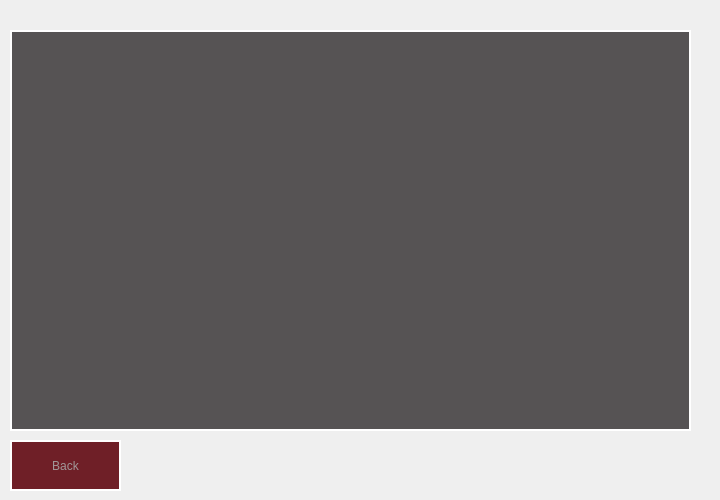
<?xml version="1.0" encoding="UTF-8"?>
<ui version="4.0">
 <class>BookList</class>
 <widget class="QDialog" name="BookList">
  <property name="geometry">
   <rect>
    <x>0</x>
    <y>0</y>
    <width>720</width>
    <height>500</height>
   </rect>
  </property>
  <property name="maximumSize">
   <size>
    <width>720</width>
    <height>500</height>
   </size>
  </property>
  <property name="windowTitle">
   <string>Dialog</string>
  </property>
  <widget class="QPushButton" name="backButton">
   <property name="geometry">
    <rect>
     <x>10</x>
     <y>440</y>
     <width>111</width>
     <height>51</height>
    </rect>
   </property>
   <property name="styleSheet">
    <string notr="true">
QPushButton {
background-color:#6f1f27;
color: #a19798;
font: 28pt &quot;Arial&quot;;
border:2px solid #FFFFFF;
}

QPushButton:hover {
    background-color: #520a11;
}</string>
   </property>
   <property name="text">
    <string>Back</string>
   </property>
  </widget>
  <widget class="QListWidget" name="bookList">
   <property name="geometry">
    <rect>
     <x>10</x>
     <y>30</y>
     <width>681</width>
     <height>401</height>
    </rect>
   </property>
   <property name="styleSheet">
    <string notr="true">
background-color:#565354;
color: #a19798;
font: 28pt &quot;Arial&quot;;
border:2px solid #FFFFFF;

</string>
   </property>
  </widget>
 </widget>
 <resources/>
 <connections/>
</ui>
